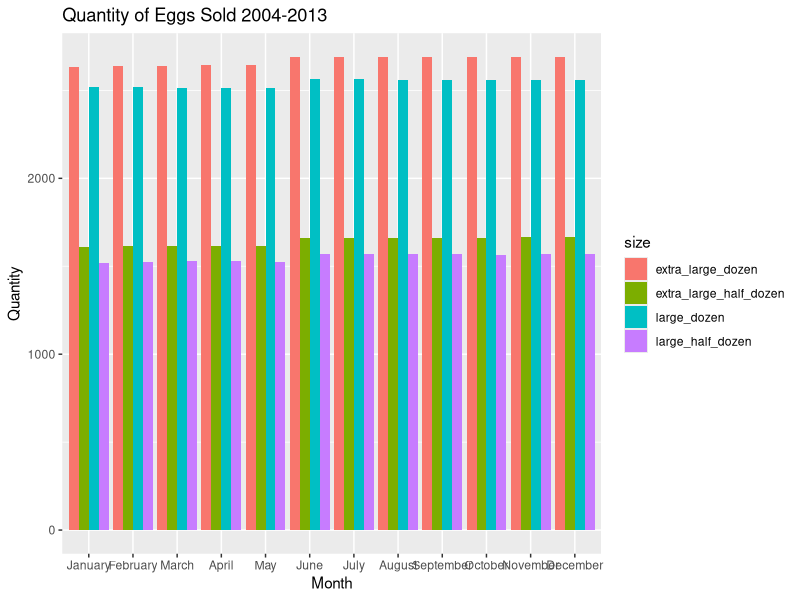
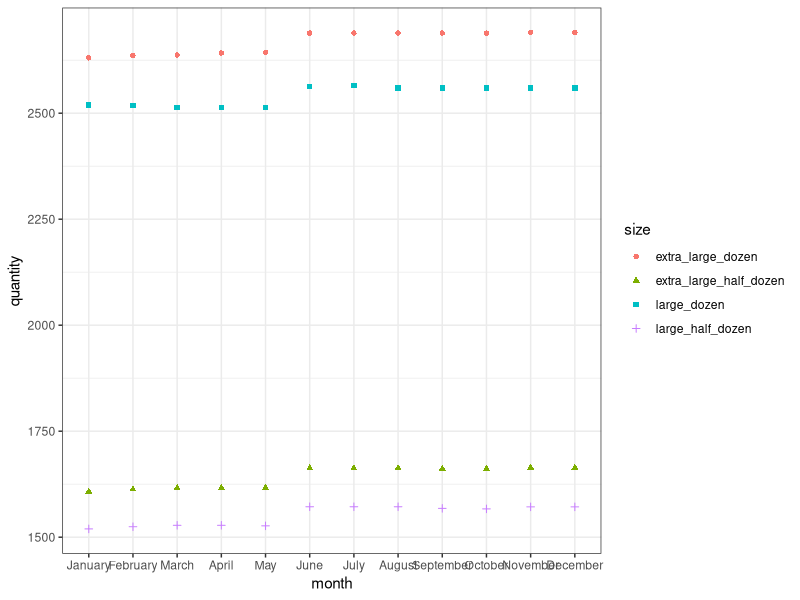
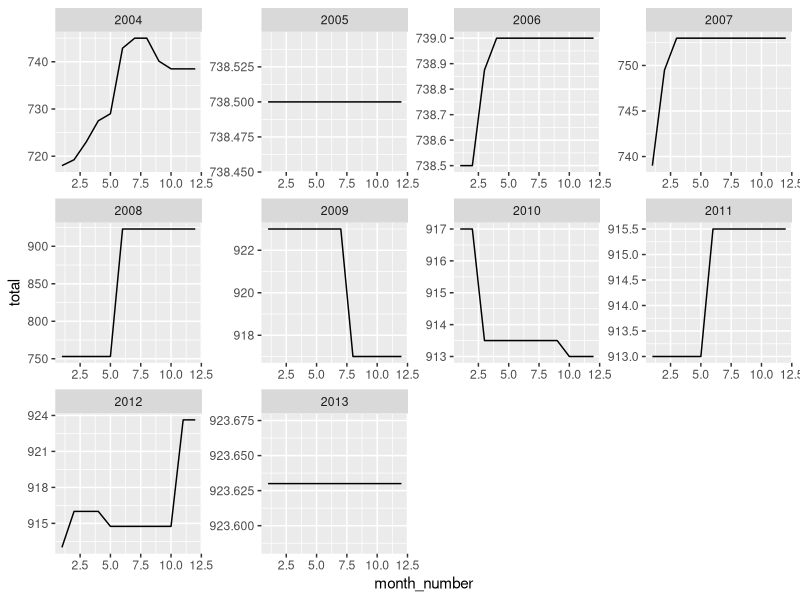

Generate these figures, in order, with R:
## ---- chunk 1
#| label: Setup
#| warning: false
#| message: false

library(tidyverse)
library(ggplot2)
library(readxl)
library(lubridate)
knitr::opts_chunk$set(echo = TRUE, warning=FALSE, message=FALSE)
setwd("D:/MyDocs/Class Slides/DACSS601/601_Spring_2023/posts/_data")
eggs <- read.csv("eggs_tidy.csv")
head(eggs)
## ---- chunk 2
#| label: ReadFile
#| warning: false
#| message: false

month_order <- c("January", "February", "March", "April", "May", "June", "July", "August", "September", "October", "November", "December")
eggs$month <- factor(eggs$month, levels = month_order)
eggs_one <- eggs[order(eggs$month),] %>% group_by(month) %>% summarise("large_half_dozen" = sum(large_half_dozen), "large_dozen" = sum(large_dozen), "extra_large_half_dozen" = sum(extra_large_half_dozen), "extra_large_dozen" = sum(extra_large_dozen)) %>% pivot_longer(cols = c(large_half_dozen, extra_large_half_dozen, large_dozen, extra_large_dozen), names_to = "size", values_to = "quantity") %>% ungroup() %>% mutate(month_number = match(month, month.name))
head(eggs_one)
## ---- chunk 3
#| label: Visualization
#| warning: false
#| message: false

eggs_one %>% 
    ggplot(aes(y=`quantity`, x=month, fill=size)) +
    geom_bar(position="dodge", stat="identity") +
    labs(title = "Quantity of Eggs Sold 2004-2013", x = "Month", y = "Quantity")

eggs_one %>% 
    ggplot(aes(y=`quantity`, x=month, color=size, shape=size)) +
    geom_point() +
    theme_bw()
    labs(title = "Quantity of Eggs Sold 2004-2013", x = "Month", y = "Quantity")

eggs_two <- eggs[order(eggs$month),] %>% group_by(month, year) %>% mutate(total = `large_half_dozen`+`large_dozen`+`extra_large_half_dozen`+`extra_large_dozen`) %>% mutate(month_number = match(month, month.name)) %>% select(month, year, month_number, total)
  eggs_two
  
  eggs_two %>% 
    ggplot(aes(y=`total`, x=month_number)) +
    geom_line() +
    facet_wrap(vars(year), scales = "free")
    labs(title = "Quantity of Eggs Sold 2004-2013", x = "Month", y = "Quantity")
